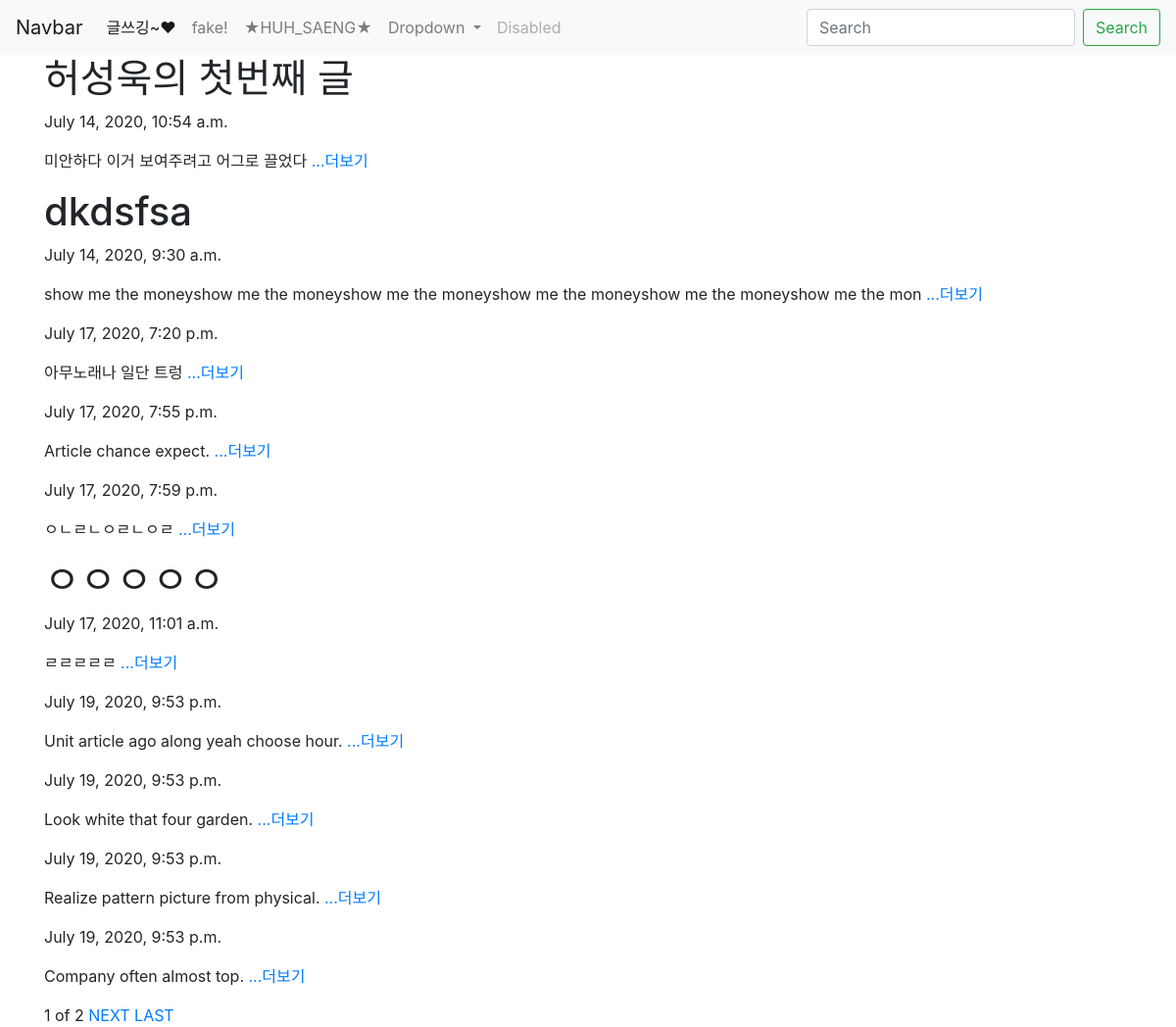
Before: / with the older database file.
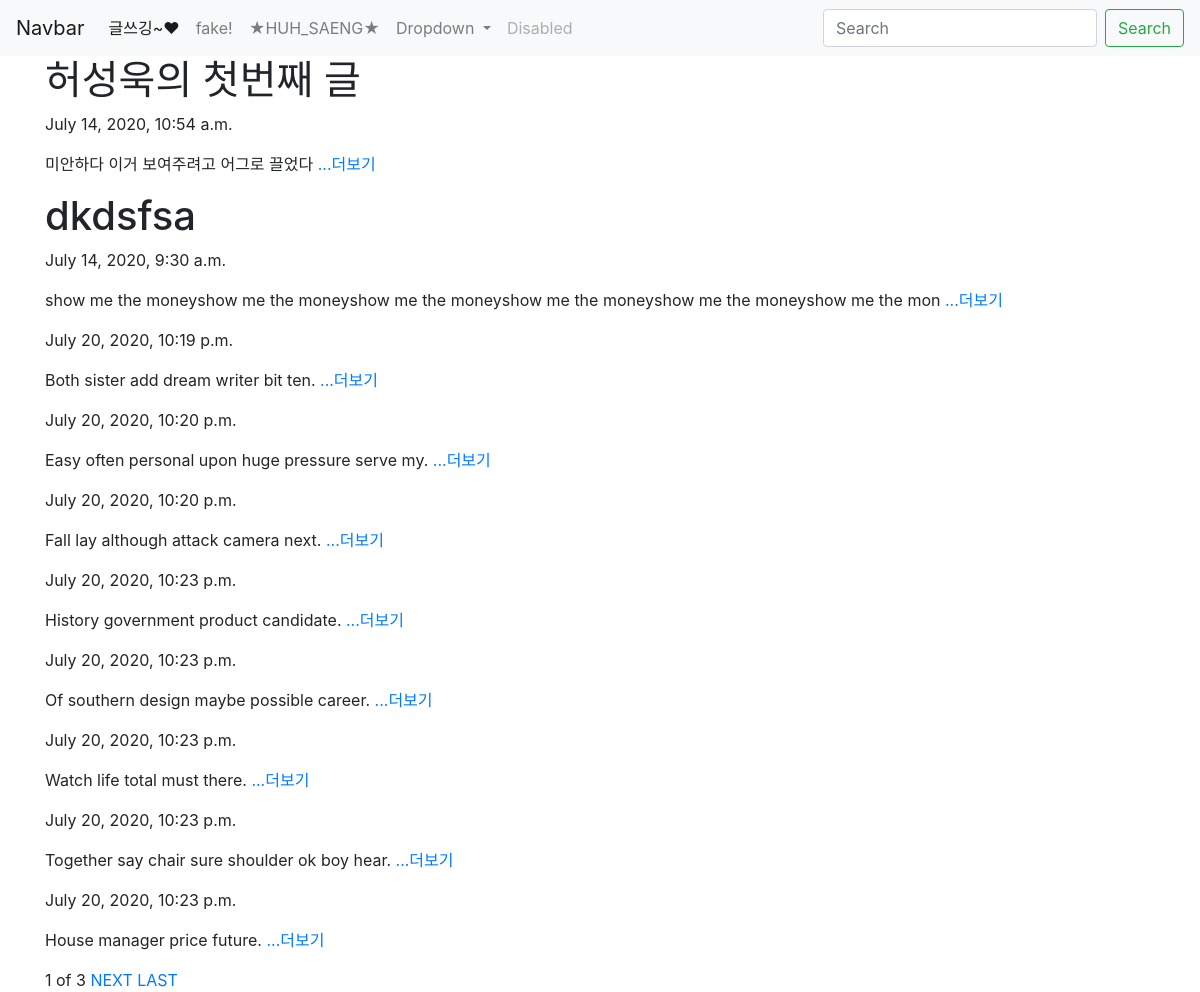
After: the same page with the newer database file.
### blog/models.py (models this page shows, shortened)
class Blog(models.Model):
    title = models.CharField(max_length = 200)
    pub_date = models.DateTimeField('date published')
    body = models.TextField()
    def summary(self):
        return self.body[:100]

### blog/views.py (the view)
# urls.py: path('',blog.views.blog, name = "blog"),
def blog(request):
    blogs = Blog.objects
    blog_list = Blog.objects.all()
    paginator = Paginator(blog_list,10)
    page = request.GET.get('page')
    articles = paginator.get_page(page)
    return render(request, 'blog.html', {'blogs':blogs, 'articles':articles})

### blog/templates/blog.html (shortened to what this page needs)
{% extends 'base.html' %}
{% block content %}
  {% for blog in articles %}
     <div>
          <h1>{{blog.title}}</h1>
          <p>{{blog.pub_date}}</p>
          <p>{{blog.summary}}<a href="{% url 'detail' blog.id %}"> ...더보기</a></p>
      </div>
  {% endfor %}
  <span>{{articles.number}}</span>
  <span>of</span>
  <span>{{articles.paginator.num_pages}}</span>
  {% if articles.has_next %}
      <a href="?page={{ articles.next_page_number }}">NEXT</a>
      <a href="?page={{ articles.paginator.num_pages }}">LAST</a>
  {% endif %}
{% endblock %}

Changed rows visible on the page:
removed Blog: pub_date "July 17, 2020, 7:20 p.m.", summary "아무노래나 일단 트렁"
removed Blog: pub_date "July 17, 2020, 7:55 p.m.", summary "Article chance expect."
removed Blog: pub_date "July 17, 2020, 7:59 p.m.", summary "ㅇㄴㄹㄴㅇㄹㄴㅇㄹ"
removed Blog: title "ㅇㅇㅇㅇㅇ", pub_date "July 17, 2020, 11:01 a.m.", summary "ㄹㄹㄹㄹㄹ"
removed Blog: pub_date "July 19, 2020, 9:53 p.m.", summary "Unit article ago along yeah choose hour."
removed Blog: pub_date "July 19, 2020, 9:53 p.m.", summary "Look white that four garden."
removed Blog: pub_date "July 19, 2020, 9:53 p.m.", summary "Realize pattern picture from physical."
removed Blog: pub_date "July 19, 2020, 9:53 p.m.", summary "Company often almost top."
added Blog: pub_date "July 20, 2020, 10:19 p.m.", summary "Both sister add dream writer bit ten."
added Blog: pub_date "July 20, 2020, 10:20 p.m.", summary "Easy often personal upon huge pressure serve my."
added Blog: pub_date "July 20, 2020, 10:20 p.m.", summary "Fall lay although attack camera next."
added Blog: pub_date "July 20, 2020, 10:23 p.m.", summary "History government product candidate."
added Blog: pub_date "July 20, 2020, 10:23 p.m.", summary "Of southern design maybe possible career."
added Blog: pub_date "July 20, 2020, 10:23 p.m.", summary "Watch life total must there."
added Blog: pub_date "July 20, 2020, 10:23 p.m.", summary "Together say chair sure shoulder ok boy hear."
added Blog: pub_date "July 20, 2020, 10:23 p.m.", summary "House manager price future."
Other visible differences:
{{ articles.paginator.num_pages }}: "2" → "3"
